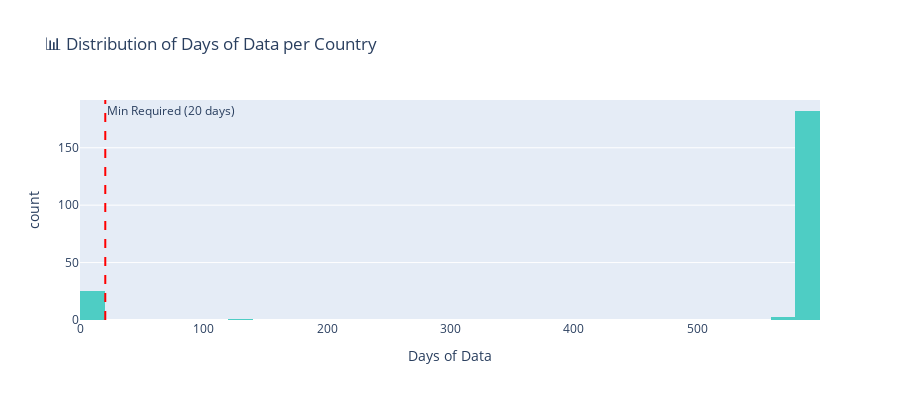

Notebook cell for this chart:
### Code cell
# Visualize data sufficiency
fig = px.histogram(
    country_days,
    x='total_days',
    nbins=30,
    title='📊 Distribution of Days of Data per Country',
    labels={'total_days': 'Days of Data', 'count': 'Number of Countries'}
)
fig.add_vline(x=MIN_DAYS_REQUIRED, line_dash='dash', line_color='red', 
              annotation_text=f'Min Required ({MIN_DAYS_REQUIRED} days)')
fig.update_traces(marker_color='#4ECDC4')
fig.update_layout(height=400)
fig.show()

### Figure 1 — Plotly figure (JSON) as saved in the notebook; plotly's stock layout.template omitted (floating-point values rounded to 4 significant figures; data arrays with more than 128 entries replaced by an {"elided": "..."} marker saying what was removed)
{"data": [{"bingroup": "x", "hovertemplate": "Days of Data=%{x}<br>count=%{y}<extra></extra>", "legendgroup": "", "marker": {"color": "#4ECDC4", "pattern": {"shape": ""}}, "name": "", "nbinsx": 30, "orientation": "v", "showlegend": false, "type": "histogram", "x": {"elided": "211 int values"}, "xaxis": "x", "yaxis": "y"}], "layout": {"annotations": [{"showarrow": false, "text": "Min Required (20 days)", "x": 20, "xanchor": "left", "xref": "x", "y": 1, "yanchor": "top", "yref": "y domain"}], "barmode": "relative", "height": 400, "legend": {"tracegroupgap": 0}, "shapes": [{"line": {"color": "red", "dash": "dash"}, "type": "line", "x0": 20, "x1": 20, "xref": "x", "y0": 0, "y1": 1, "yref": "y domain"}], "title": {"text": "📊 Distribution of Days of Data per Country"}, "xaxis": {"anchor": "y", "domain": [0, 1], "title": {"text": "Days of Data"}}, "yaxis": {"anchor": "x", "domain": [0, 1], "title": {"text": "count"}}}}
